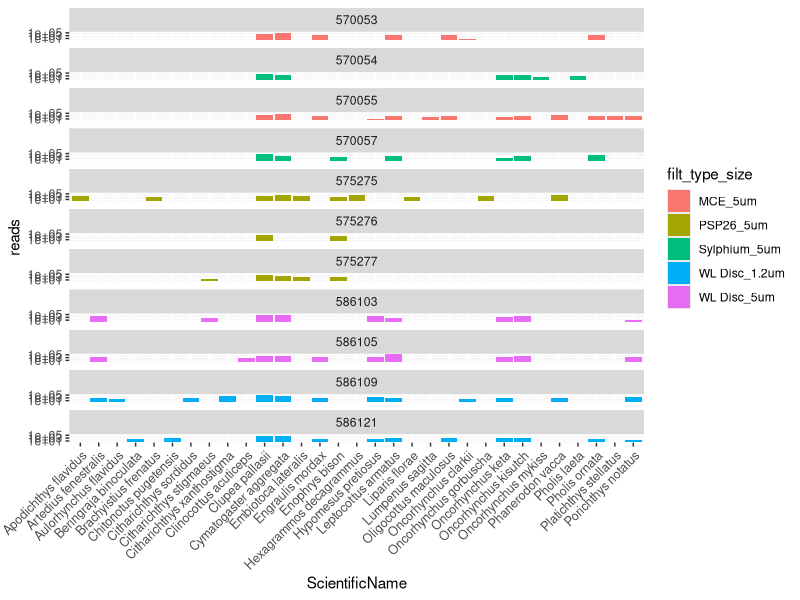
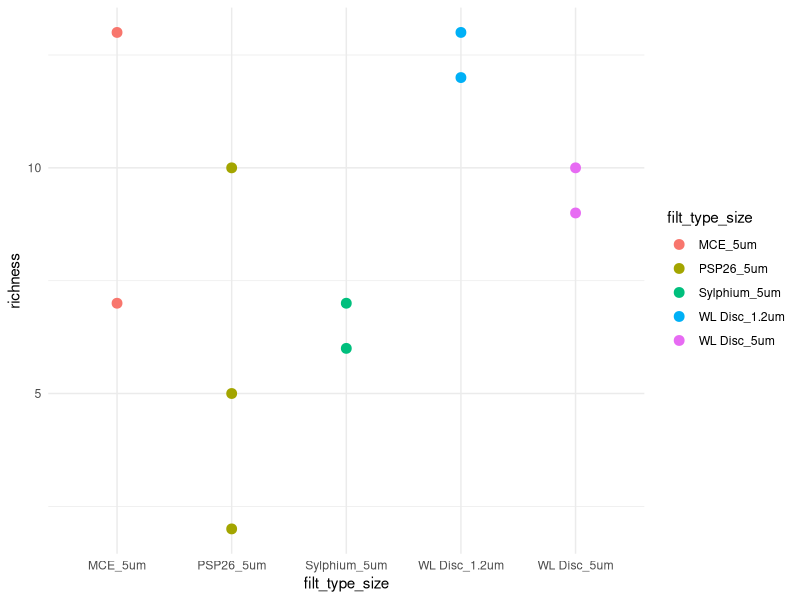
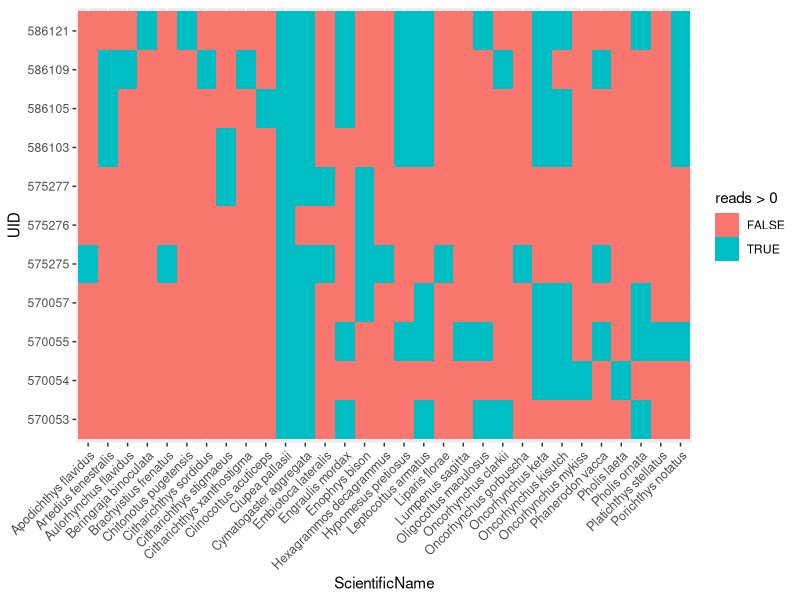
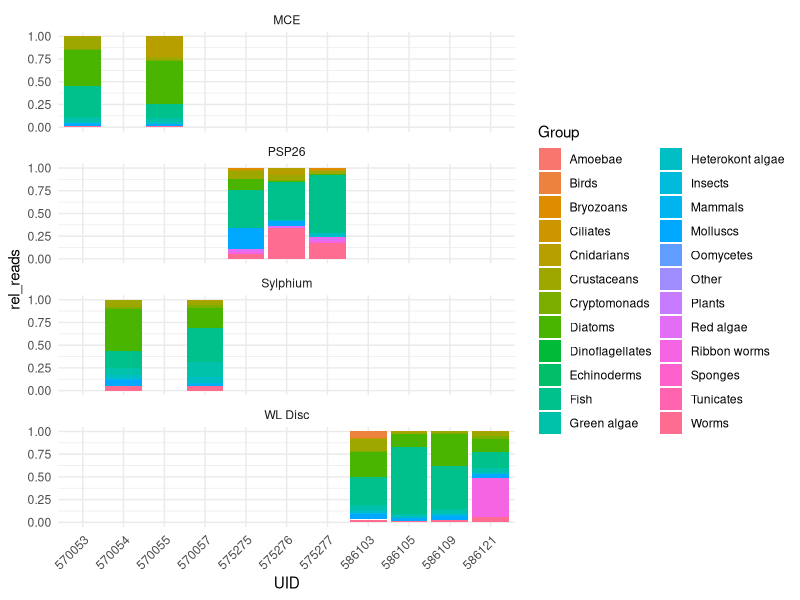

The R source for these figures, in order:
# Required packages
library(readxl)
library(tidyverse)

# Read metadata for boat ramp samples
metadat <- read_excel('WLM615770_261107.xlsx', sheet = 'metadata', skip = 20) 

metadat <- bind_rows(
  metadat_pj <- metadat %>%
  filter(SiteID == 'Point Julia Boat ramp') %>%
  separate(SampleID, sep = "_", into = c("filt_type", "pore_size", "rep")),
metadat_nb <- metadat %>%
  filter(SiteID == 'North Beach') %>%
  separate(SampleID, sep = "_", into = c("filt_type", "loc", "sub_loc", "depth", "pore_size", "date", "rep")) %>%
  select(-loc, -sub_loc, -depth, -date)
)
rm(metadat_nb, metadat_pj)

# Read in reads data at spp. level
aggdat <- read_excel('WLM615770_261107.xlsx', sheet = 'aggregated')
aggdat <- aggdat %>%
  filter(Rank == 'species')

# Merge metadat and aggdat 
aggdat_long <- aggdat %>%
  pivot_longer(cols = matches("^[0-9]+$"),
               names_to = 'UID',
               values_to = 'reads')
aggdat_long <- aggdat_long %>% 
  inner_join(metadat, by = 'UID') 
aggdat_long <- aggdat_long %>%
  mutate(filt_type_size = paste(filt_type, pore_size, sep = '_')) 

# Visualize Fish Group 
ggplot(aggdat_long %>%
         filter(Group == 'Fish'), aes(x = ScientificName, y = reads, 
                                      fill = filt_type_size)) +
  geom_col() +
  facet_wrap(~ UID, ncol = 1) +
  scale_y_log10() +
  theme(axis.text.x = element_text(angle = 45, hjust = 1, size = 9))

# Look at detection, sequencing yield, and reproducibility
#1. Species richness
rich <- aggdat_long %>%
  filter(Group == 'Fish') %>%
  group_by(UID) %>%
  summarize(richness = length(which(reads > 0)),
            filt_type_size = unique(filt_type_size),
            rep = unique(rep))

ggplot(rich, aes(x = filt_type_size, y = richness, col = filt_type_size)) +
  geom_point(size = 3) + 
  theme_minimal()

ggplot(aggdat_long %>% filter(Group == 'Fish'), aes(x = ScientificName, y = UID, fill = reads > 0)) +
  geom_tile() +
  theme(axis.text.x = element_text(angle = 45, hjust = 1, size = 9))


# Relative read abundance visualization
samps <- aggdat %>%
  select(matches("^[0-9]+$"))

samps_rel <- sweep(samps, 2, colSums(samps), FUN = '/')
samps_rel <- cbind(aggdat %>%
                     select(-matches("^[0-9]+$")), samps_rel)   
samps_rel_long <- samps_rel %>%
  pivot_longer(cols = matches("^[0-9]+$"),
               names_to = 'UID',
               values_to = 'rel_reads')
samps_rel_long <- samps_rel_long %>%
  inner_join(metadat, by = 'UID')

ggplot(samps_rel_long, aes(x = UID, y = rel_reads, fill = Group)) +
  geom_col() +
  facet_wrap(~filt_type, ncol = 1) +
  theme_minimal() +
  theme(axis.text.x = element_text(angle = 45, hjust = 1, size = 9)) 
  
  
